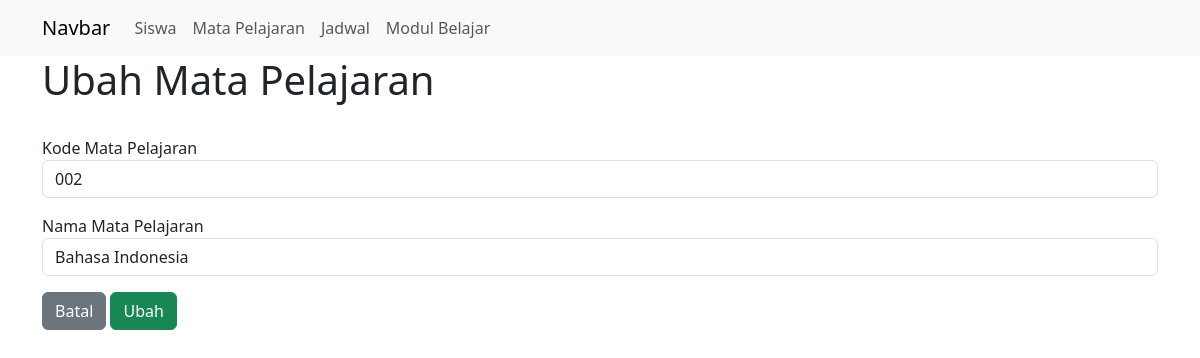
The app's page /siswa/ubah_mata_pelajaran.php?id=2 with its own data.
### tables this page shows
CREATE TABLE mata_pelajaran (
    id INT (32) unsigned PRIMARY KEY AUTO_INCREMENT,
    kode_mata_pelajaran VARCHAR (255) UNIQUE,
    nama_mata_pelajaran VARCHAR (255)
);

### siswa/ubah_mata_pelajaran.php (the view, shortened to what this page needs)
<?php
include 'partial/header.php';
include 'system/koneksi.php';
$id = $_GET['id'];
$mataPelajaran = mysqli_query($koneksi,"SELECT * FROM mata_pelajaran WHERE id = $id");
$row = mysqli_fetch_assoc($mataPelajaran);
?>
<div class="container">
    <h1>Ubah Mata Pelajaran</h1>
    <br>
    <form action="proses_ubah_mapel.php" method="post">
            <div class="mb-3">
                <label for="id_kode_mapel">Kode Mata Pelajaran</label>
                <input type="text"
                    name="kode_mata_pelajaran"
                    id="id_kode_mapel"
                    class="form-control"
                    value="<?= $row['kode_mata_pelajaran']?>"
                    placeholder="Input Kode Mata Pelajaran" required>
            </div>
            <div class="mb-3">
                <label for="id_nama_mapel">Nama Mata Pelajaran</label>
                <input type="text"
                    name="nama_mata_pelajaran"
                    id="id_nama_mapel"
                    class="form-control"
                    value="<?=  $row['nama_mata_pelajaran'] ?>"
                    placeholder="Input Nama Mata Pelajaran" required>
            </div>
            <div class="mb-3">
                <a href="mata_pelajaran.php" class="btn btn-secondary">Batal</a>
                <button type="submit" class="btn btn-success">Ubah</button>
            </div>
    </form>
</div>
<?php include 'partial/footer.php'?>

### records on screen
mata_pelajaran: kode_mata_pelajaran "002", nama_mata_pelajaran "Bahasa Indonesia"
